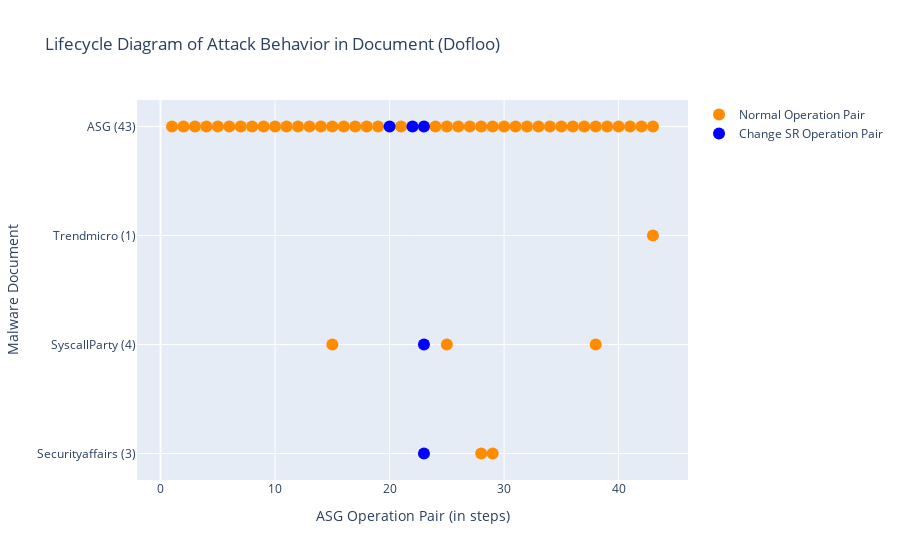

Notebook code for this chart:
### Markdown cell above
### Run Script: draw Lifecycle diagram
- 兩個 traces (legend) 一般的 OP 和 ChangeSys OP。分兩個顏色，不重疊。
- x: [a,a,a,a,b,b,b,c,c,c] 不同 report 的 step 可以放同一個 list，因為屬於同個 trace。

### Code cell
# import plotly.express as px
import plotly.graph_objects as go

def symmetric_difference(list1: list, list2: list) -> list:
    ''' return list1 - list2. '''
    s = set(list2)
    temp3 = [x for x in list1 if x not in s]
    return temp3

def draw_lifecycle(fset:FamilySet):
    familname = fset.familyname
    # reportnames = [rem.reportname for rem in fset.rem_lst if len(rem.match_regex)]

    fig = go.Figure()
    x, y = [], []
    x_sys, y_sys = [], []
    for i, rem in enumerate(fset.rem_lst):
        if len(rem.OPset_order_index) == 0:
            continue

        numOfDot = len(rem.OPset_order_index)
        reportname = rem.reportname
        reportname = rem.reportname.split('.')[0]
        reportname = reportname.split('-')[1]
        if reportname == 'Ms':
            reportname = 'Microsoft'
        reportname += f' ({numOfDot})'
        x_sys.extend(rem.SysOPset_order_index) # 改變系統設定檔的 OP
        y_sys.extend([reportname] * len(rem.SysOPset_order_index))
        current_x_normal = symmetric_difference(rem.OPset_order_index, rem.SysOPset_order_index) # 一般的/其餘的 OP
        # print(reportname, 'numOfDot', numOfDot, 'rem.OPset_order_index', rem.OPset_order_index)
        # print('x_normal', current_x_normal, 'x_sys', rem.SysOPset_order_index)
        x.extend(current_x_normal)
        y.extend([reportname] * len(current_x_normal))
        pass
    # todo: add baseline's lifecycle
    print()
    rowname = f'ASG ({len(fset.sample.OPset)})'
    current_x_system = fset.sample.OPset_sysOnly_ordered_index
    current_x_normal = symmetric_difference(list(range(len(fset.sample.OPset))), current_x_system) # all steps - sysobj steps
    # print(sorted(current_x_system)) # 只能放UPDATE的，OPEN/READ不能喔
    x_sys.extend(current_x_system)
    y_sys.extend([rowname] * len(current_x_system)) 
    x.extend(current_x_normal)
    y.extend([rowname] * len(current_x_normal))
    # print(rowname, len(fset.sample.OPset), len(current_x_system), len(current_x_normal))
    
    # normal OPs
    x = [idx+1 for idx in x] # add 1 to each asg index
    fig.add_trace(go.Scatter(
        x=x,
        y=y,
        marker=dict(color="darkorange", size=12),
        mode="markers",
        name="Normal Operation Pair",
    ))

    # changeSysObj OPs
    x_sys = x = [idx+1 for idx in x_sys]
    fig.add_trace(go.Scatter(
        x=x_sys,
        y=y_sys,
        marker=dict(color="blue", size=12),
        mode="markers",
        name="Change SR Operation Pair",
    ))

    fig.update_layout(title=f"Lifecycle Diagram of Attack Behavior in Document ({familname})",
                    xaxis_title="ASG Operation Pair (in steps)",
                    yaxis_title="Malware Document")
    fig.show()
    pass

draw_lifecycle(fset)

### Figure 1 — Plotly figure (JSON) as saved in the notebook; plotly's stock layout.template omitted (floating-point values rounded to 4 significant figures)
{"data": [{"marker": {"color": "darkorange", "size": 12}, "mode": "markers", "name": "Normal Operation Pair", "type": "scatter", "x": [29, 28, 15, 25, 38, 43, 1, 2, 3, 4, 5, 6, 7, 8, 9, 10, 11, 12, 13, 14, 15, 16, 17, 18, 19, 21, 24, 25, 26, 27, 28, 29, 30, 31, 32, 33, 34, 35, 36, 37, 38, 39, 40, 41, 42, 43], "y": ["Securityaffairs (3)", "Securityaffairs (3)", "SyscallParty (4)", "SyscallParty (4)", "SyscallParty (4)", "Trendmicro (1)", "ASG (43)", "ASG (43)", "ASG (43)", "ASG (43)", "ASG (43)", "ASG (43)", "ASG (43)", "ASG (43)", "ASG (43)", "ASG (43)", "ASG (43)", "ASG (43)", "ASG (43)", "ASG (43)", "ASG (43)", "ASG (43)", "ASG (43)", "ASG (43)", "ASG (43)", "ASG (43)", "ASG (43)", "ASG (43)", "ASG (43)", "ASG (43)", "ASG (43)", "ASG (43)", "ASG (43)", "ASG (43)", "ASG (43)", "ASG (43)", "ASG (43)", "ASG (43)", "ASG (43)", "ASG (43)", "ASG (43)", "ASG (43)", "ASG (43)", "ASG (43)", "ASG (43)", "ASG (43)"]}, {"marker": {"color": "blue", "size": 12}, "mode": "markers", "name": "Change SR Operation Pair", "type": "scatter", "x": [23, 23, 22, 20, 23], "y": ["Securityaffairs (3)", "SyscallParty (4)", "ASG (43)", "ASG (43)", "ASG (43)"]}], "layout": {"title": {"text": "Lifecycle Diagram of Attack Behavior in Document (Dofloo)"}, "xaxis": {"title": {"text": "ASG Operation Pair (in steps)"}}, "yaxis": {"title": {"text": "Malware Document"}}}}
